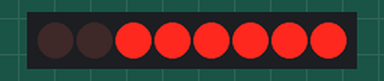
Simulated run of this program. Board: Raspberry Pi (header pin numbers). Parts: 8 shift-register outputs drawn as a row of LEDs (first output left, lit = HIGH).

Above: at 0.5 s.
At 2.5 s:
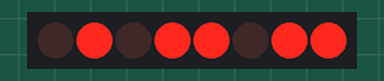
At 3.5 s:
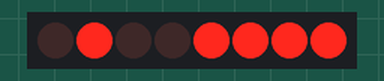
At 5.5 s:
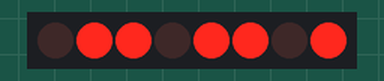
At 8.5 s:
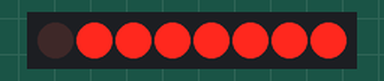
At 11.5 s:
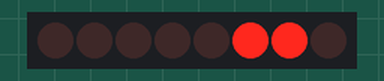
Timing chart, 0 to 13.0 s (numbered marks = the images above):
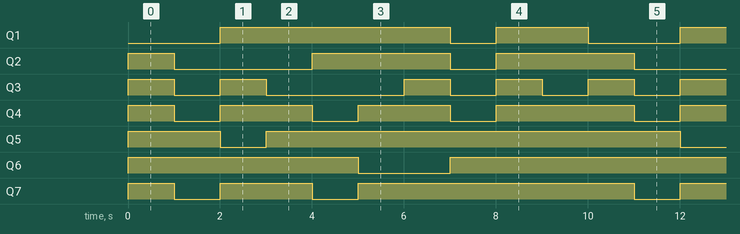

Measured:
- by itself, Q1: repeats every 10.0 s: LOW 1.0 s, HIGH 2.0 s, LOW 2.0 s, HIGH 5.0 s
- by itself, Q2: repeats every 10.0 s: LOW 3.0 s, HIGH 3.0 s, LOW 1.0 s, HIGH 3.0 s
- by itself, Q3: repeats every 10.0 s: LOW 1.0 s, HIGH 1.0 s, LOW 3.0 s, 2 × (HIGH 1.0 s, LOW 1.0 s), HIGH 1.0 s
- by itself, Q4: repeats every 10.0 s: 2 × (LOW 1.0 s, HIGH 2.0 s), LOW 1.0 s, HIGH 3.0 s
- by itself, Q5: repeats every 10.0 s: LOW 1.0 s, HIGH 9.0 s
- by itself, Q6: repeats every 10.0 s: LOW 2.0 s, HIGH 8.0 s
- by itself, Q7: repeats every 10.0 s: LOW 1.0 s, HIGH 2.0 s, LOW 1.0 s, HIGH 6.0 s

The program:

shumaguan.py
```python
import RPi.GPIO as GPIO
import time

DS = 16

SHCP = 11

STCP = 26

GPIO.setmode(GPIO.BOARD)
#GPIO.setwarnings(False)
GPIO.setup(DS, GPIO.OUT)
GPIO.setup(STCP, GPIO.OUT)
GPIO.setup(SHCP, GPIO.OUT)

GPIO.output(STCP, False)
GPIO.output(SHCP, False)

def setBitData(data):
	GPIO.output(DS, data)
	GPIO.output(SHCP, False)
	GPIO.output(SHCP, True)
	#time.sleep(0.5)
def showDigit(num, showDotPoint):

	if (num == 0) :
		setBitData(True) #A
		setBitData(True)# B
		setBitData(True) # C
		setBitData(True) # D
		setBitData(True) # E
		setBitData(True) # F
		setBitData(False) # G
		setBitData(showDotPoint) # DP
	elif (num == 1) :
		setBitData(False)
		setBitData(True)
		setBitData(True)
		setBitData(False)
		setBitData(False)
		setBitData(False)
		setBitData(False)
		setBitData(showDotPoint)
	elif (num == 2) :
		setBitData(True)
		setBitData(True)
		setBitData(False)
		setBitData(True)
		setBitData(True)
		setBitData(False)
		setBitData(True)
		setBitData(showDotPoint)
	elif (num == 3) :
		setBitData(True)
		setBitData(True)
		setBitData(True)
		setBitData(True)
		setBitData(False)
		setBitData(False)
		setBitData(True)
		setBitData(showDotPoint)
	elif (num == 9) :
		setBitData(True)
		setBitData(True)
		setBitData(True)
		setBitData(True)
		setBitData(False)
		setBitData(True)
		setBitData(True)
		setBitData(showDotPoint)
	elif (num == 5) :
		setBitData(True)
		setBitData(False)
		setBitData(True)
		setBitData(True)
		setBitData(False)
		setBitData(True)
		setBitData(True)
		setBitData(showDotPoint)
	elif (num == 6) :
		setBitData(True)
		setBitData(False)
		setBitData(True)
		setBitData(True)
		setBitData(True)
		setBitData(True)
		setBitData(True)
		setBitData(showDotPoint)
	elif (num == 7) :
		setBitData(True)
		setBitData(True)
		setBitData(True)
		setBitData(False)
		setBitData(False)
		setBitData(False)
		setBitData(False)
		setBitData(showDotPoint)
	elif (num == 8) :
		setBitData(True)
		setBitData(True)
		setBitData(True)
		setBitData(True)
		setBitData(True)
		setBitData(True)
		setBitData(True)
		setBitData(False)
	elif (num == 4) :
		setBitData(False)
		setBitData(True)
		setBitData(True)
		setBitData(False)
		setBitData(False)
		setBitData(True)
		setBitData(True)
		setBitData(showDotPoint)

	GPIO.output(STCP, False)
	GPIO.output(STCP, True)

try:
	i=0
	while True:
		if i==10:
			i=0
		showDigit(i, False)
		time.sleep(1)
		i+=1
except KeyboardInterrupt:
	pass
GPIO.cleanup()
```
